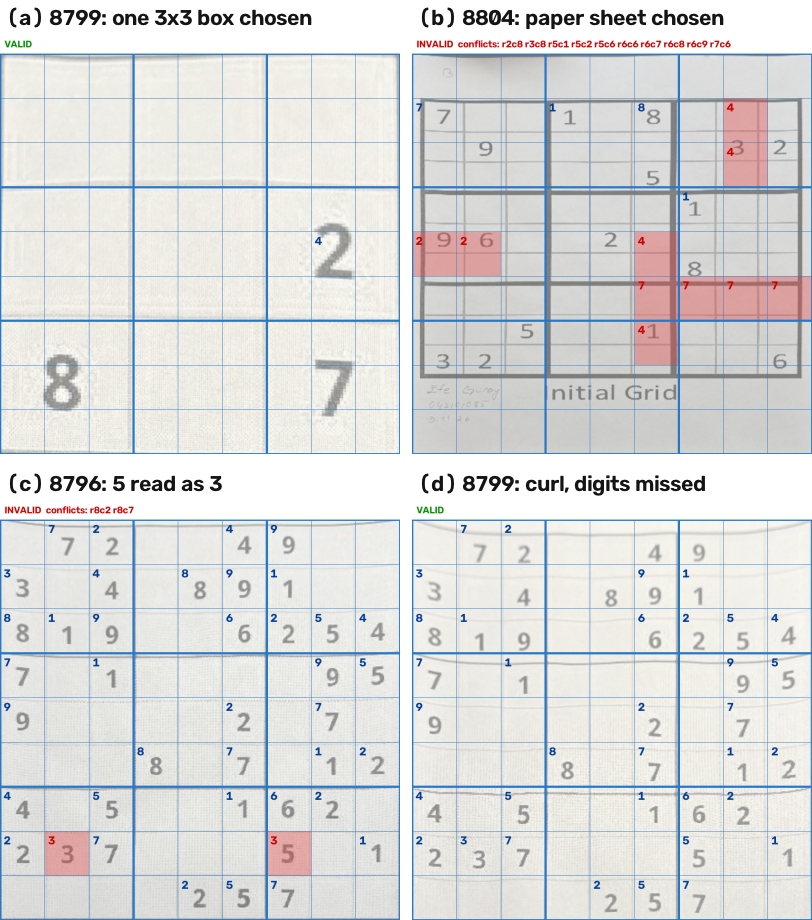
#> input picture report/figs/fig_failures.png, 812 x 920 px
$ python sudoku_scan.py --input report/figs/fig_failures.png --outdir out
#> lines starting #> are read from the running program, lines starting #| are printed output that depends on the picture
import argparse
import json
import sys
import time
import traceback
from pathlib import Path

import cv2
import numpy as np
import pytesseract

IMAGE_EXTENSIONS = {".jpg", ".jpeg", ".png"}

WORK_LONG_SIDE = 1200
BLUR_FRAC = 0.003
BACKGROUND_FRAC = 0.02

HARRIS_BLOCK_SIZE = 5
HARRIS_KSIZE = 3
HARRIS_K = 0.04
HARRIS_THRESHOLD = 0.01
NMS_FRAC = 0.008
INK_LEVEL = 220
MIN_PUZZLE_AREA = 0.02
SNAP_RADIUS_CELLS = 0.25
GRID_SCORE_WINDOW = 6
BOX_SCORE_MIN = 0.6


class PuzzleNotFound(Exception):
    pass


def odd_kernel(fraction, width, minimum=3):
    size = max(minimum, int(round(fraction * width)))
    return size if size % 2 == 1 else size + 1


def preprocess(image_bgr):
    h, w = image_bgr.shape[:2]
    scale = min(1.0, WORK_LONG_SIDE / max(h, w))
    if scale < 1.0:
        image_bgr = cv2.resize(image_bgr, None, fx=scale, fy=scale, interpolation=cv2.INTER_AREA)

    grey = cv2.cvtColor(image_bgr, cv2.COLOR_BGR2GRAY)
    width = grey.shape[1]

    k = odd_kernel(BLUR_FRAC, width)
    grey = cv2.GaussianBlur(grey, (k, k), 0)

    kb = odd_kernel(BACKGROUND_FRAC, width)
    kernel = cv2.getStructuringElement(cv2.MORPH_ELLIPSE, (kb, kb))
    background = cv2.morphologyEx(grey, cv2.MORPH_CLOSE, kernel)
    background = cv2.GaussianBlur(background, (kb, kb), 0)

    flat = grey.astype(np.float32) / np.maximum(background.astype(np.float32), 1.0)
    prepared = np.clip(flat * 255.0, 0, 255).astype(np.uint8)
    return prepared, scale


def harris_candidates(prepared):
    response = cv2.cornerHarris(prepared.astype(np.float32), HARRIS_BLOCK_SIZE, HARRIS_KSIZE, HARRIS_K)

    n = odd_kernel(NMS_FRAC, prepared.shape[1])
    local_max = cv2.dilate(response, np.ones((n, n), np.uint8))
    peaks = (response == local_max) & (response > HARRIS_THRESHOLD * response.max())

    ys, xs = np.nonzero(peaks)
    points = np.column_stack([xs, ys]).astype(np.float32)
    return points, response


def order_corners(quad):
    quad = np.asarray(quad, np.float32).reshape(4, 2)
    centre = quad.mean(axis=0)
    angles = np.arctan2(quad[:, 1] - centre[1], quad[:, 0] - centre[0])
    order = np.argsort(angles)
    quad, angles = quad[order], angles[order]
    diff = np.angle(np.exp(1j * (angles + 3 * np.pi / 4)))
    return np.roll(quad, -int(np.argmin(np.abs(diff))), axis=0)


def line_evidence(binary, quad):
    target = np.float32([[0, 0], [450, 0], [450, 450], [0, 450]])
    warp = cv2.warpPerspective(binary, cv2.getPerspectiveTransform(quad, target), (451, 451))
    ink = warp.astype(np.float32) / 255.0
    on = np.zeros((2, 9, 10), np.float32)
    for o, img in enumerate((ink, ink.T)):
        for j in range(9):
            profile = img[:, 50 * j + 10:50 * j + 40].mean(axis=1)
            for k in range(10):
                i = 50 * k
                on[o, j, k] = profile[max(0, i - GRID_SCORE_WINDOW):i + GRID_SCORE_WINDOW + 1].max()
    off = ink[:450, :450].reshape(9, 50, 9, 50)[:, 15:35, :, 15:35].mean()
    return on, off


def grid_score(binary, quad):
    on, off = line_evidence(binary, quad)
    return float(np.clip(np.median(on) - 2 * off, 0.0, 1.0))


def box_score(binary, quad):
    on, _ = line_evidence(binary, quad)
    return float(min(np.median(on[:, :, k]) for k in (0, 3, 6, 9)))


def puzzle_region(prepared):
    binary = (prepared < INK_LEVEL).astype(np.uint8) * 255
    contours, _ = cv2.findContours(binary, cv2.RETR_LIST, cv2.CHAIN_APPROX_SIMPLE)
    min_area = MIN_PUZZLE_AREA * prepared.shape[0] * prepared.shape[1]
    best, best_score = None, 0.0
    boxed, boxed_score = None, BOX_SCORE_MIN
    for contour in contours:
        area = cv2.contourArea(contour)
        if area < min_area:
            continue
        hull = cv2.convexHull(contour)
        quad = cv2.approxPolyDP(hull, 0.02 * cv2.arcLength(hull, True), True)
        if len(quad) != 4:
            continue
        quad = order_corners(quad)
        score = grid_score(binary, quad)
        if score > best_score:
            best, best_score = quad, score
        boxes = box_score(binary, quad)
        if boxes >= boxed_score:
            boxed, boxed_score = quad, boxes
    if boxed is not None:
        return boxed
    return best


def select_corners(candidates, prepared):
    region = puzzle_region(prepared)
    if region is None:
        raise PuzzleNotFound("no grid-like quadrilateral")
    side = np.mean(np.linalg.norm(region - np.roll(region, -1, axis=0), axis=1))
    radius = SNAP_RADIUS_CELLS * side / 9
    corners = []
    for approx in region:
        dist = np.linalg.norm(candidates - approx, axis=1)
        if len(dist) == 0 or dist.min() > radius:
            raise PuzzleNotFound("no Harris corner near a region corner")
        corners.append(candidates[np.argmin(dist)])
    return np.array(corners, np.float32)


def to_original(corners, scale, grey_full):
    pts = ((corners + 0.5) / scale - 0.5).astype(np.float32).reshape(-1, 1, 2)
    win = max(2, int(round(1.5 / scale)))
    criteria = (cv2.TERM_CRITERIA_EPS + cv2.TERM_CRITERIA_MAX_ITER, 40, 0.01)
    cv2.cornerSubPix(grey_full, pts, (win, win), (-1, -1), criteria)
    return pts.reshape(4, 2)


RECT_SIZE = 450

TARGET = np.float32([[-0.5, -0.5], [RECT_SIZE - 0.5, -0.5],
                     [RECT_SIZE - 0.5, RECT_SIZE - 0.5], [-0.5, RECT_SIZE - 0.5]])


def apply_affine(matrix_2x3, points):
    return points @ matrix_2x3[:, :2].T + matrix_2x3[:, 2]


def rectify(image_bgr, corners):
    src = np.float32(corners)
    size = (RECT_SIZE, RECT_SIZE)

    a3 = cv2.getAffineTransform(src[[0, 1, 3]], TARGET[[0, 1, 3]])
    a3_br = apply_affine(a3, src[2:3])[0]
    a3_err = float(np.linalg.norm(a3_br - TARGET[2]))

    a4, _ = cv2.estimateAffine2D(src, TARGET, method=cv2.RANSAC, ransacReprojThreshold=1e6,
                                 refineIters=100)
    if a4 is None:
        raise PuzzleNotFound("A4 estimation failed (degenerate corners)")
    a4_res = np.linalg.norm(apply_affine(a4, src) - TARGET, axis=1)
    a4_rms = float(np.sqrt(np.mean(a4_res ** 2)))

    h4 = cv2.getPerspectiveTransform(src, TARGET)
    h4_proj = cv2.perspectiveTransform(src.reshape(-1, 1, 2), h4).reshape(4, 2)
    h4_max_err = float(np.abs(h4_proj - TARGET).max())

    return {
        "A3_image": cv2.warpAffine(image_bgr, a3, size, flags=cv2.INTER_LINEAR),
        "A4_image": cv2.warpAffine(image_bgr, a4, size, flags=cv2.INTER_LINEAR),
        "H4_image": cv2.warpPerspective(image_bgr, h4, size, flags=cv2.INTER_LINEAR),
        "A3": a3.tolist(),
        "A4": a4.tolist(),
        "H4": h4.tolist(),
        "a3_corner_err_px": round(a3_err, 3),
        "a3_br_target": [round(float(v), 3) for v in a3_br],
        "a4_rms_px": round(a4_rms, 3),
        "h4_max_corner_err_px": h4_max_err,
    }


CELL = RECT_SIZE // 9
CELL_MARGIN = 7
RECT_BACKGROUND_KERNEL = 15
RECT_INK_LEVEL = 0.75
EMPTY_MIN_AREA = 0.03
EMPTY_MIN_HEIGHT = 0.35
OCR_HEIGHT = 48
OCR_PAD = 20
OCR_CONFIG = "--psm 10 --oem 1 -c tessedit_char_whitelist=123456789"
OCR_FALLBACK_CONFIG = "--psm 13 --oem 1 -c tessedit_char_whitelist=123456789"


def rect_ink(rect_bgr):
    grey = cv2.cvtColor(rect_bgr, cv2.COLOR_BGR2GRAY)
    kernel = cv2.getStructuringElement(cv2.MORPH_ELLIPSE, (RECT_BACKGROUND_KERNEL, RECT_BACKGROUND_KERNEL))
    background = cv2.morphologyEx(grey, cv2.MORPH_CLOSE, kernel)
    background = cv2.GaussianBlur(background, (RECT_BACKGROUND_KERNEL, RECT_BACKGROUND_KERNEL), 0)
    flat = np.clip(grey.astype(np.float32) / np.maximum(background.astype(np.float32), 1.0), 0.0, 1.0)
    return grey, flat, (flat < RECT_INK_LEVEL).astype(np.uint8)


def cell_box(row, col, margin=CELL_MARGIN):
    y0, x0 = row * CELL, col * CELL
    return y0 + margin, y0 + CELL - margin, x0 + margin, x0 + CELL - margin


def digit_mask(ink_crop):
    h, w = ink_crop.shape
    n, labels, stats, _ = cv2.connectedComponentsWithStats(ink_crop, connectivity=8)
    best, best_area = 0, 0
    for i in range(1, n):
        x, y, cw, ch, area = stats[i]
        touches = x == 0 or y == 0 or x + cw == w or y + ch == h
        line_like = cw <= 0.15 * w or ch <= 0.15 * h
        if touches and line_like:
            continue
        if area > best_area:
            best, best_area = i, area
    if best == 0:
        return None
    x, y, cw, ch, area = stats[best]
    if area < EMPTY_MIN_AREA * h * w or ch < EMPTY_MIN_HEIGHT * h:
        return None
    mask = labels == best
    for i in range(1, n):
        if i == best:
            continue
        xi, yi, wi, hi, _ = stats[i]
        cx, cy = xi + wi / 2, yi + hi / 2
        if x <= cx <= x + cw and y - 0.2 * ch <= cy <= y + 1.2 * ch:
            mask |= labels == i
    return mask


def prepare_for_ocr(flat_crop, mask):
    ys, xs = np.nonzero(mask)
    y0, y1 = max(0, ys.min() - 1), ys.max() + 2
    x0, x1 = max(0, xs.min() - 1), xs.max() + 2
    keep = cv2.dilate(mask.astype(np.uint8), np.ones((3, 3), np.uint8)).astype(bool)
    digit = np.where(keep, flat_crop, 1.0)[y0:y1, x0:x1]
    width = max(1, int(round(digit.shape[1] * OCR_HEIGHT / digit.shape[0])))
    digit = cv2.resize(digit, (width, OCR_HEIGHT), interpolation=cv2.INTER_CUBIC)
    digit = (np.clip((digit - 0.25) / 0.6, 0.0, 1.0) * 255).astype(np.uint8)
    return cv2.copyMakeBorder(digit, OCR_PAD, OCR_PAD, OCR_PAD, OCR_PAD, cv2.BORDER_CONSTANT, value=255)


def ocr_digit(image):
    for config in (OCR_CONFIG, OCR_FALLBACK_CONFIG):
        text = pytesseract.image_to_string(image, config=config)
        digits = [ch for ch in text if ch in "123456789"]
        if digits:
            return int(digits[0])
    return 0


def read_cells(rect_bgr, prepare=True):
    grey, flat, ink = rect_ink(rect_bgr)
    grid, crops = [], {}
    for r in range(9):
        row = []
        for c in range(9):
            y0, y1, x0, x1 = cell_box(r, c)
            mask = digit_mask(ink[y0:y1, x0:x1])
            if mask is None:
                row.append(0)
                continue
            crop = prepare_for_ocr(flat[y0:y1, x0:x1], mask) if prepare else grey[y0:y1, x0:x1]
            crops[(r, c)] = crop
            row.append(ocr_digit(crop))
        grid.append(row)
    return grid, crops


def read_grid(rectified_h4):
    return read_cells(rectified_h4)[0]


# [22 lines left out: functions sudoku_units, check_validity, not called in this run]


def run_pipeline(image_bgr, debug):
    prepared, scale = preprocess(image_bgr)
    candidates, response = harris_candidates(prepared)
    debug.update(response=response, candidates=candidates)
    work_corners = select_corners(candidates, prepared)
    debug["selected"] = work_corners
    grey_full = cv2.cvtColor(image_bgr, cv2.COLOR_BGR2GRAY)
    corners = to_original(work_corners, scale, grey_full)
    fields = debug.setdefault("fields", {})
    fields["corners"] = [[round(float(x), 2), round(float(y), 2)] for x, y in corners]

    rect = rectify(image_bgr, corners)
    debug["rect"] = rect
    fields.update({key: rect[key] for key in ("A3", "A4", "H4", "a3_corner_err_px", "a4_rms_px")})

    grid = read_grid(rect["H4_image"])
    fields["grid"] = grid
    verdict, conflicts = check_validity(grid)
    debug.update(grid=grid, verdict=verdict, conflicts=conflicts)
    return {**fields, "grid": grid, "verdict": verdict}


def empty_result(name):
    return {
        "image": name,
        "corners": None,
        "A3": None,
        "A4": None,
        "H4": None,
        "a3_corner_err_px": None,
        "a4_rms_px": None,
        "grid": None,
        "verdict": "not_found",
        "runtime_s": None,
    }


def write_harris_image(outdir, stem, debug):
    if "response" not in debug:
        return
    r = np.maximum(debug["response"], 0)
    r = np.sqrt(r / (r.max() + 1e-12))
    vis = cv2.cvtColor((r * 255).astype(np.uint8), cv2.COLOR_GRAY2BGR)
    for x, y in debug["candidates"]:
        cv2.circle(vis, (int(x), int(y)), 3, (0, 200, 0), 1)
    for label, (x, y) in zip(("TL", "TR", "BR", "BL"), debug.get("selected", [])):
        cv2.circle(vis, (int(x), int(y)), 9, (0, 0, 255), 2)
        cv2.putText(vis, label, (int(x) + 10, int(y) - 10), cv2.FONT_HERSHEY_SIMPLEX, 0.6, (0, 0, 255), 2)
    cv2.imwrite(str(outdir / f"{stem}_harris.png"), vis)


def write_rect_images(outdir, stem, debug):
    if "rect" not in debug:
        return
    for model in ("A3", "A4", "H4"):
        cv2.imwrite(str(outdir / f"{stem}_rect_{model}.png"), debug["rect"][f"{model}_image"])


DEBUG_SCALE = 2


def write_debug_image(outdir, stem, debug):
    if "rect" not in debug or "grid" not in debug:
        return
    s = DEBUG_SCALE
    size = RECT_SIZE * s
    vis = cv2.resize(debug["rect"]["H4_image"], (size, size), interpolation=cv2.INTER_LINEAR)
    vis = cv2.addWeighted(vis, 0.55, np.full_like(vis, 255), 0.45, 0)
    conflicts = set(debug.get("conflicts", []))
    overlay = vis.copy()
    for r, c in conflicts:
        cv2.rectangle(overlay, (c * CELL * s, r * CELL * s), ((c + 1) * CELL * s, (r + 1) * CELL * s), (60, 60, 230), -1)
    vis = cv2.addWeighted(overlay, 0.35, vis, 0.65, 0)
    for k in range(10):
        p = k * CELL * s
        thick = 3 if k % 3 == 0 else 1
        cv2.line(vis, (p, 0), (p, size), (200, 120, 40), thick)
        cv2.line(vis, (0, p), (size, p), (200, 120, 40), thick)
    for r in range(9):
        for c in range(9):
            digit = debug["grid"][r][c]
            if digit == 0:
                continue
            colour = (0, 0, 200) if (r, c) in conflicts else (150, 60, 0)
            org = (c * CELL * s + 8, r * CELL * s + 30)
            cv2.putText(vis, str(digit), org, cv2.FONT_HERSHEY_SIMPLEX, 0.9, colour, 2, cv2.LINE_AA)
    banner_h = 44
    verdict = debug.get("verdict", "")
    text = f"{verdict.upper()}"
    if conflicts:
        text += "  conflicts: " + " ".join(f"r{r + 1}c{c + 1}" for r, c in sorted(conflicts))
    banner = np.full((banner_h, size, 3), 255, np.uint8)
    colour = (0, 140, 0) if verdict == "valid" else (0, 0, 200)
    cv2.putText(banner, text[:90], (10, 30), cv2.FONT_HERSHEY_SIMPLEX, 0.75, colour, 2, cv2.LINE_AA)
    cv2.imwrite(str(outdir / f"{stem}_debug.png"), np.vstack([banner, vis]))


def write_result(outdir, stem, result):
    with open(outdir / f"{stem}_result.json", "w") as f:
        json.dump(result, f, indent=2)
    if result["grid"] is not None:
        with open(outdir / f"{stem}_grid.txt", "w") as f:
            f.write("\n".join("".join(str(d) for d in row) for row in result["grid"]) + "\n")


def process_image(path, outdir):
    start = time.perf_counter()
    result = empty_result(path.name)
    debug = {}
    try:
        image = cv2.imread(str(path), cv2.IMREAD_COLOR)
        if image is None:
            raise PuzzleNotFound(f"cannot read image: {path}")
        result.update(run_pipeline(image, debug))
    except Exception as exc:
        result = empty_result(path.name)
        result.update(debug.get("fields", {}))
        print(f"[{path.name}] not_found: {type(exc).__name__}: {exc}", file=sys.stderr)
        if not isinstance(exc, (PuzzleNotFound, NotImplementedError)):
            traceback.print_exc()
    result["runtime_s"] = round(time.perf_counter() - start, 3)
    write_result(outdir, path.stem, result)
    write_harris_image(outdir, path.stem, debug)
    write_rect_images(outdir, path.stem, debug)
    write_debug_image(outdir, path.stem, debug)
    print(f"[{path.name}] {result['verdict']} in {result['runtime_s']:.2f}s")
    return result


def parse_args():
    parser = argparse.ArgumentParser(description="Read a sudoku puzzle from a photograph.")
    source = parser.add_mutually_exclusive_group(required=True)
    source.add_argument("--input", type=Path, help="a single image file")
    source.add_argument("--batch", type=Path, help="a directory of images (grader mode)")
    parser.add_argument("--outdir", type=Path, required=True, help="directory for all output files")
    return parser.parse_args()


def main():
    args = parse_args()
    args.outdir.mkdir(parents=True, exist_ok=True)
    if args.input:
        paths = [args.input]
    else:
        paths = sorted(p for p in args.batch.iterdir() if p.suffix.lower() in IMAGE_EXTENSIONS)
    for path in paths:
        process_image(path, args.outdir)
#> in process_image, image is the input picture: shape (920, 812, 3); mean B, G, R 219.7, 219.7, 219.3
#> in preprocess, `background = cv2.morphologyEx(grey, cv2.MORPH_CLOSE, kernel)`:
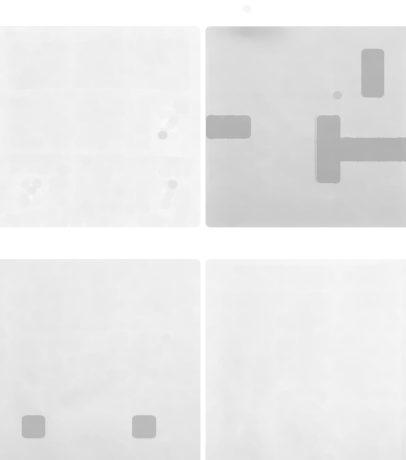
#> background: shape (920, 812) (shown at 1/2 size); min 175, max 255, mean 233
#> in preprocess, `flat = grey.astype(np.float32) / np.maximum(background.astype(np.float..`:
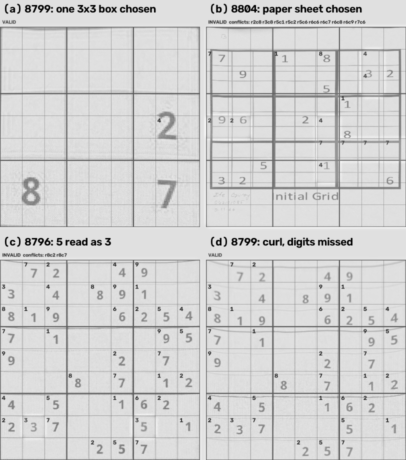
#> flat: shape (920, 812) float32 (shown at 1/2 size); min 0.0784, max 1.12, mean 0.943; drawn with min black and max white
#> in preprocess, `prepared = np.clip(flat * 255.0, 0, 255).astype(np.uint8)`:
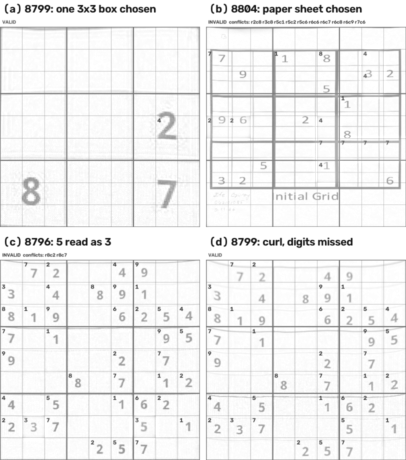
#> prepared: shape (920, 812) (shown at 1/2 size); min 20, max 255, mean 239.9
#> in run_pipeline, `prepared, scale = preprocess(image_bgr)`: scale = 1
#> in harris_candidates, `response = cv2.cornerHarris(prepared.astype(np.float32), HARRIS_BLOCK_..`:
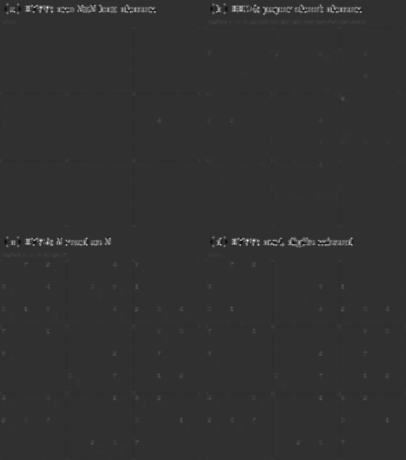
#> response: shape (920, 812) float32 (shown at 1/2 size); min -20261600, max 86194400, mean 363157.2; drawn with min black and max white
#> in harris_candidates, `local_max = cv2.dilate(response, np.ones((n, n), np.uint8))`:
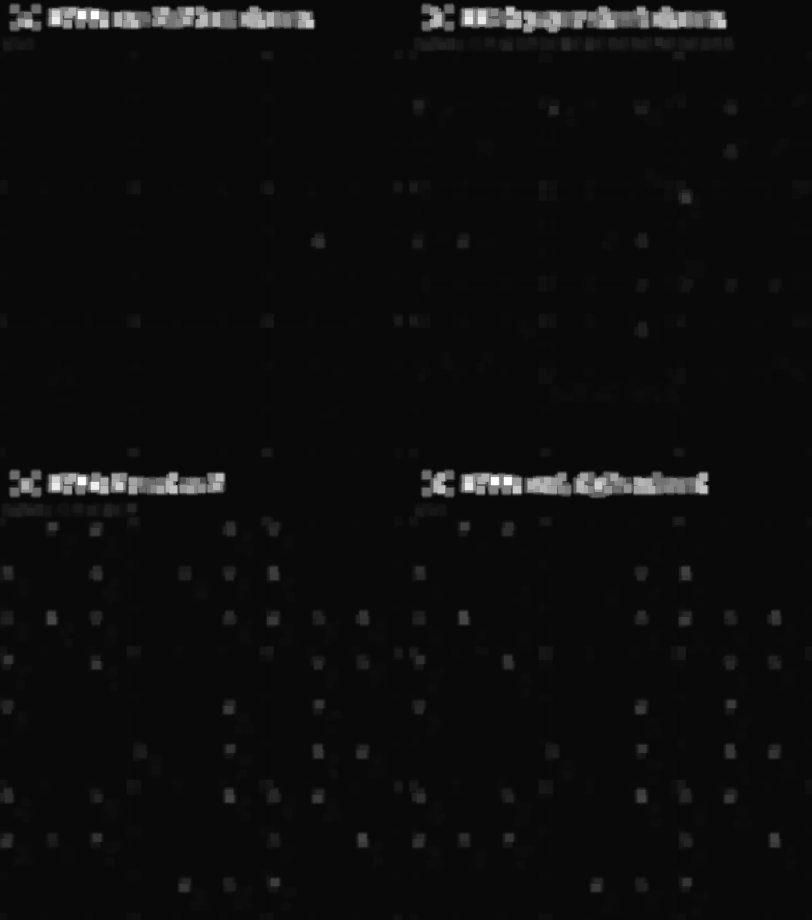
#> local_max: shape (920, 812) float32; min -3274130, max 86194400, mean 1609973.9; drawn with min black and max white
#> in harris_candidates, `ys, xs = np.nonzero(peaks)`: ys = 759 values from 9 to 919; xs = 759 values, max 811 at index 183, min 0 at index 178, mean 403.4
#> (the rest of the program and of its run is left out)
